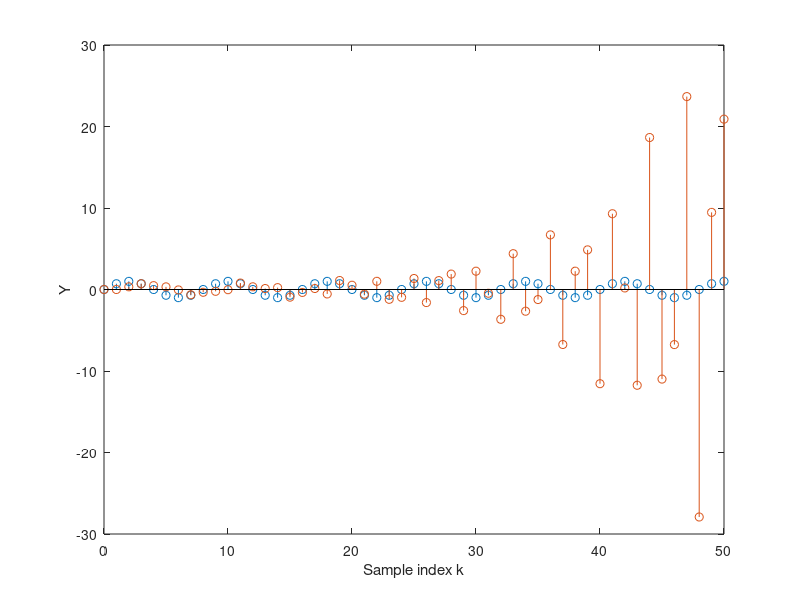

The MATLAB source for this figure:
%IIR system 
clc;
clear all;
close all;

Nx=51;
b=[0,.28,.44,.09];
a=[.6,.5,.19,-.5];
n=(0:Nx-1);
x=sin(2*pi*0.125*n);
y=filter(b,a,x);
figure(1)

%subplot('211');
stem(n,x),xlabel('Sample index k'),
ylabel('X'),
hold on

stem(n,y),xlabel('Sample index k'),
ylabel('Y'),
